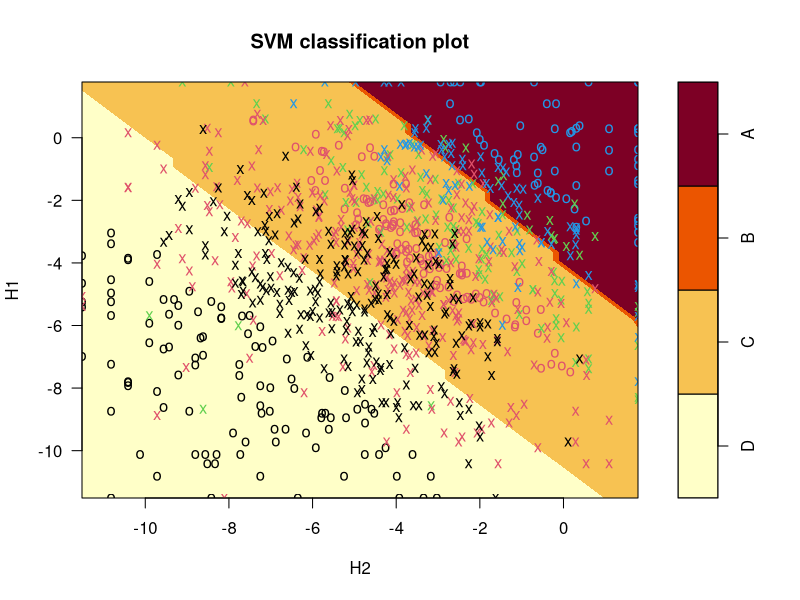
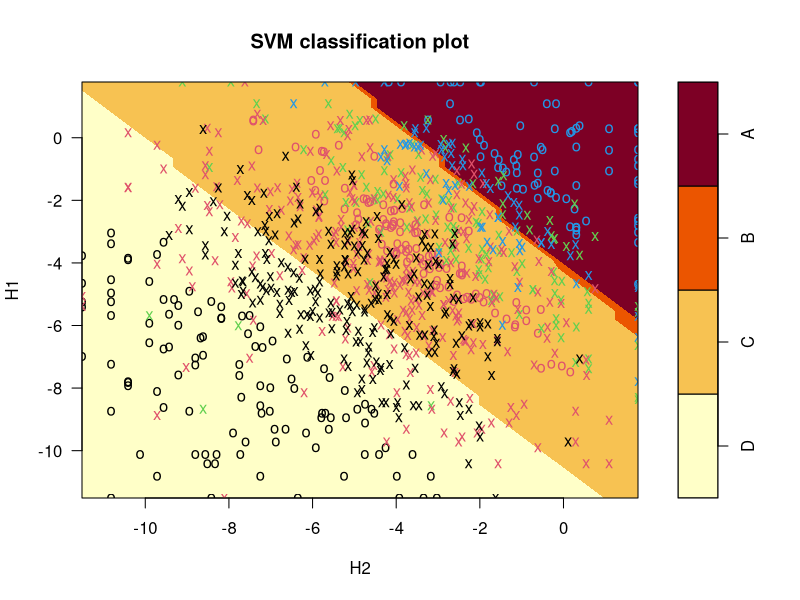
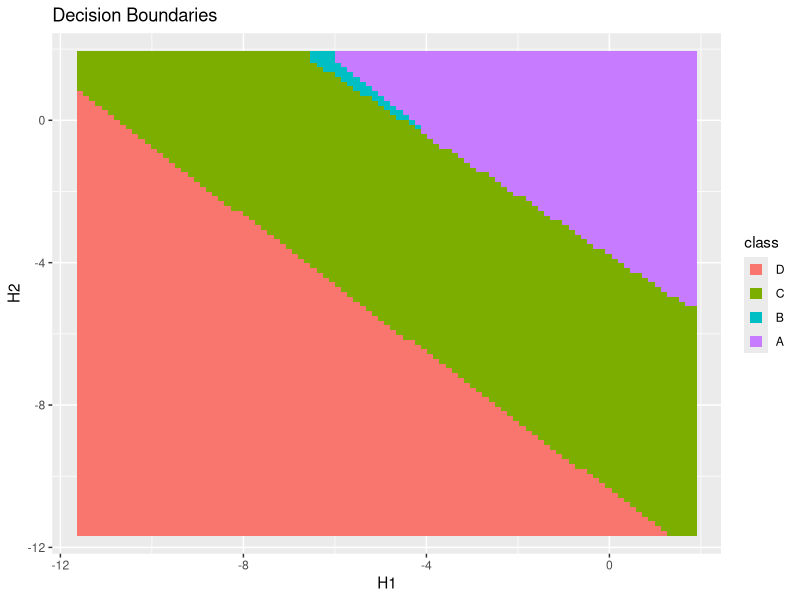
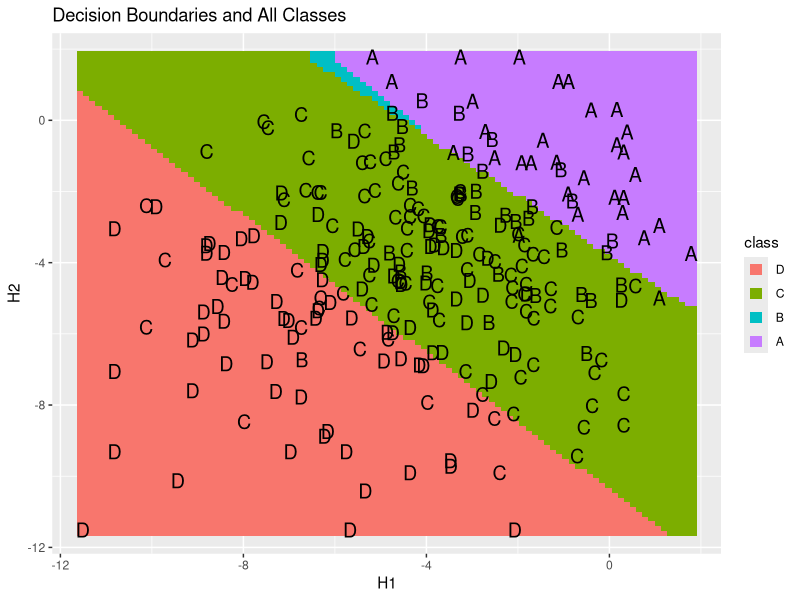
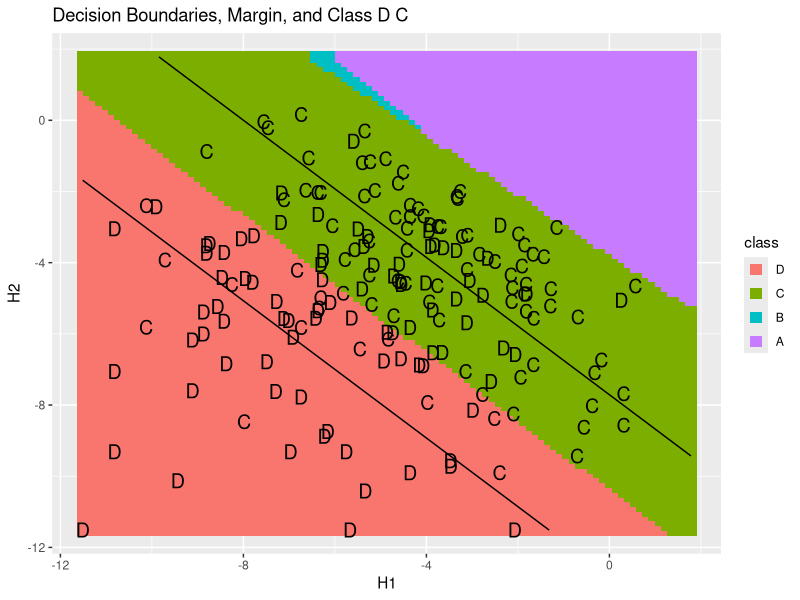
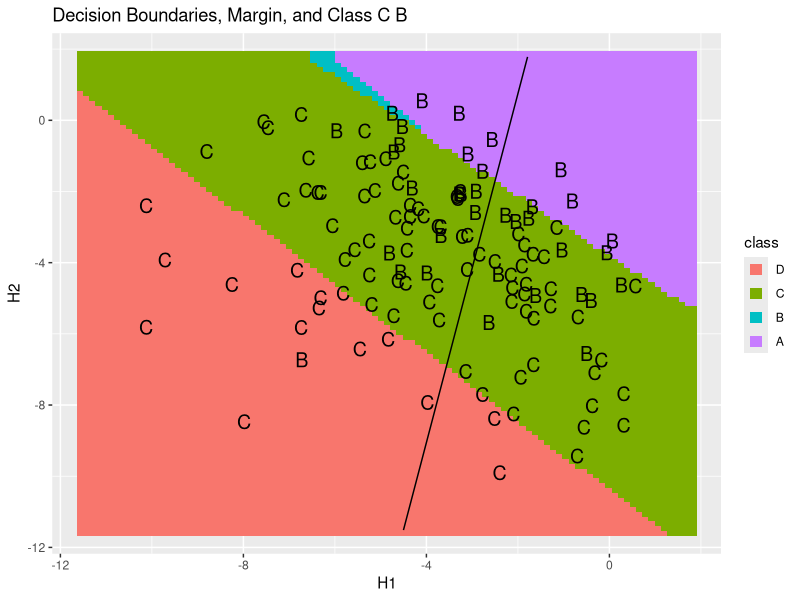
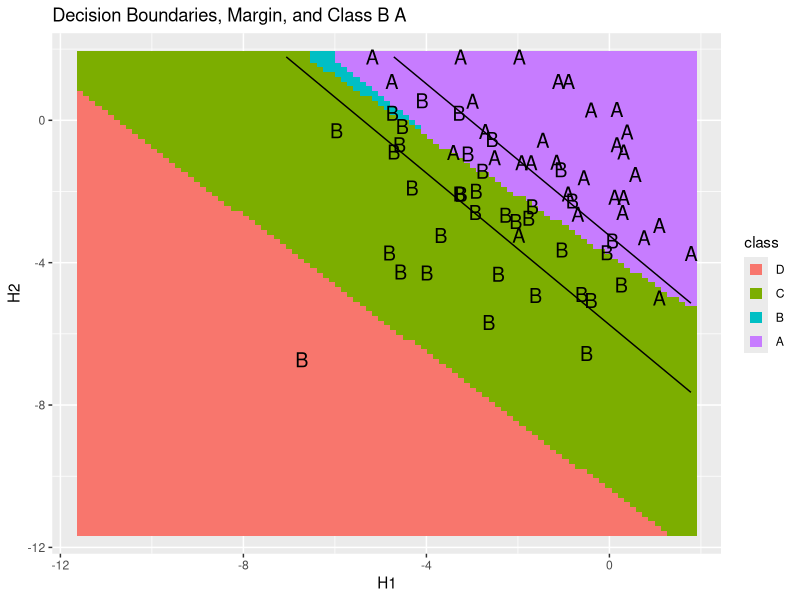
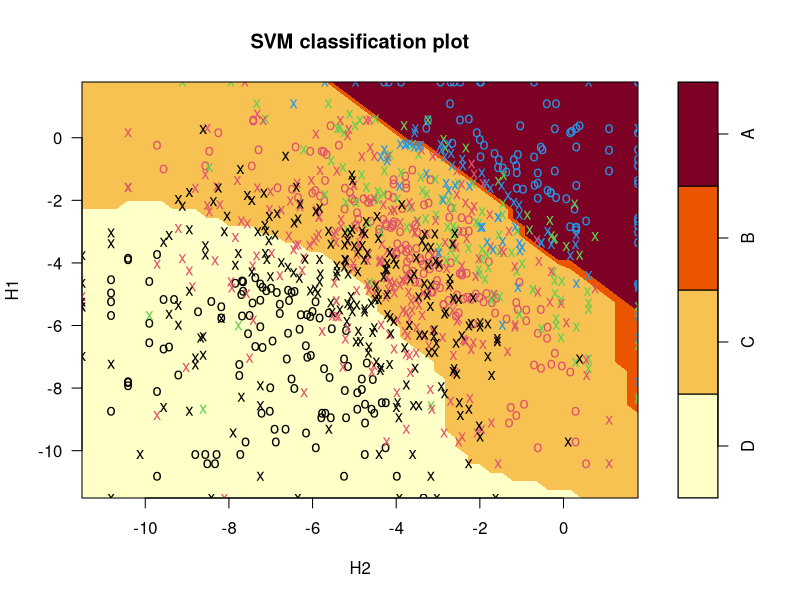

These charts were generated, in order, by the following R code:
####################################################
####SVM Approaches
####################################################
rm(list=ls())
gc()
graphics.off()
if(!require("MASS"))
  (install.packages("MASS"))
if(!require("ggplot2"))
  (install.packages("ggplot2"))
if(!require("kernlab"))
  (install.packages("kernlab"))
if(!require("e1071"))
  (install.packages("e1071"))


###Import Data
RAW_DATA<-read.csv("Raw_Data.csv")
RAW_DATA$Frequency.1*RAW_DATA$Frequency.2
permute<-rbinom(nrow(RAW_DATA),1,prob=0.5)==1
RAW_DATA[permute,]<-RAW_DATA[permute,c(1:6,8,7,10,9,11:13)]
DATA<-RAW_DATA[c("RID","Race","Frequency.1",
                 "Frequency.2","Rank.1","Rank.2",
                 "Total.Genotype.Frequency","Productivity.Group")]

DATA$Productivity.Group<-ordered(DATA$Productivity.Group,levels=c("D","C","B","A"))
colnames(DATA)<-c("RID","Race","H1","H2","Rank_H1","Rank_H2","GF","Productivity")
DATA<-DATA[complete.cases(DATA),]###remove NA's
DATA<-DATA[DATA$GF!=0 & DATA$H1!=0 & DATA$H2!=0,]
rm(RAW_DATA)

###Format Predictors to be ln-scale
DATA$GF<-log(DATA$GF)
DATA$H1<-log(DATA$H1)
DATA$H2<-log(DATA$H2)


####Split Train and Test
train_idx<-sample(1:nrow(DATA),floor(nrow(DATA)*0.8))
logical<-rep(FALSE,nrow(DATA))
logical[train_idx]<-TRUE
train_idx<-logical
test_idx<-!logical
rm(logical)
TRAIN<-DATA[train_idx,]
TEST<-DATA[test_idx,]


######Fit a simple SVM using the e1071 package
weights<-table(TRAIN$Productivity)/nrow(TRAIN)
# ###this shows the effect of loss function
# weights["A"]=0.97
# weights["B"]=0.01
# weights["C"]=0.01
# weights["D"]=0.01

####Do A linear Fit
svmfit=svm(Productivity~H1+H2,data=TRAIN,kernel="polynomial",
           cost=3,class.weights=weights,degree=1,scale=T)
plot(svmfit,TRAIN,H1~H2)

tune.out<-tune(svm,Productivity~H1+H2,data=TRAIN,kernel="polynomial",
         class.weights=weights,degree=1,scale=T,
     ranges=list(cost=c(0.001,0.01,1,5,10,100)))
summary(tune.out)

bestmod=tune.out$best.model
summary(bestmod)

plot(bestmod,TRAIN,H1~H2)



#####Get test error
class<-predict(bestmod,newdata=TEST)
concordance<-numeric(length(class))
for (i in 1:nrow(TEST)){
  concordance[i]=as.numeric(TEST$Productivity[i] %in% class[i])                                   
}
print(round(mean(concordance),3))

correct<-round(mean(concordance),3)*100


###Plot the linear fit
######Plot 2-D grid of Classification Rule
create_grid<-function(x1,x2,n=1000){
  min_x1<-min(x1)
  max_x1<-max(x1)
  x1_seq<-seq(min_x1,max_x1,length.out=floor(sqrt(n)))
  min_x2<-min(x2)
  max_x2<-max(x2)
  x2_seq<-seq(min_x2,max_x2,length.out=floor(sqrt(n)))
  grid<-expand.grid(H1=x1_seq,H2=x2_seq)
  return(grid)
}


grid<-create_grid(DATA$H1,DATA$H2,n=10000)
grid$class<-predict(bestmod,newdata = grid)



###Get Actual Latent Projections
###Geom Contour doesn't plot this well
func=predict(bestmod,newdata = grid,decision.values = T)
func=attributes(func)$decision
func<-data.frame(grid,func)


base_layer<-ggplot(data=grid,aes(x=H1,y=H2,colour=class))+
  ggtitle("Decision Boundaries")+
  geom_point(size=3.5,alpha=1,shape=15)
print(base_layer)

train_plot<-base_layer+geom_text(data=TEST,aes(x=H1,y=H2,label=Productivity),size=5,colour="black")+
  ggtitle("Decision Boundaries and All Classes")
print(train_plot)


###look at each independently
type=c("D","C")
train_plot<-base_layer+geom_text(data=TEST[TEST$Productivity %in% type,],aes(x=H1,y=H2,label=Productivity),size=5,colour="black")+
  ggtitle(paste("Decision Boundaries, Margin, and Class",paste(type,collapse = " ")))+stat_contour(data=func,aes(x=H1,y=H2,z=C.D),breaks=c(-1,1),colour="black")
print(train_plot)
type=c("C","B")
train_plot<-base_layer+geom_text(data=TEST[TEST$Productivity %in% type,],aes(x=H1,y=H2,label=Productivity),size=5,colour="black")+
  ggtitle(paste("Decision Boundaries, Margin, and Class",paste(type,collapse = " ")))+stat_contour(data=func,aes(x=H1,y=H2,z=B.C),breaks=c(-1,1),colour="black")
print(train_plot)
type=c("B","A")
train_plot<-base_layer+geom_text(data=TEST[TEST$Productivity %in% type,],aes(x=H1,y=H2,label=Productivity),size=5,colour="black")+
  ggtitle(paste("Decision Boundaries, Margin, and Class",paste(type,collapse = " ")))+stat_contour(data=func,aes(x=H1,y=H2,z=B.A),breaks=c(-1,1),colour="black")
print(train_plot)




###Do a radial fit
tune.out<-tune(svm,Productivity~H1+H2,data=TRAIN,kernel="radial",
               class.weights=weights,scale=T,
               ranges=list(cost=c(0.001,0.01,1,5,10,100)))
summary(tune.out)

bestmod=tune.out$best.model
summary(bestmod)

plot(bestmod,TRAIN,H1~H2)



#####Get test error
class<-predict(bestmod,newdata=TEST)
concordance<-numeric(length(class))
for (i in 1:nrow(TEST)){
  concordance[i]=as.numeric(TEST$Productivity[i] %in% class[i])                                   
}
print(round(mean(concordance),3))

correct<-round(mean(concordance),3)*100


######Plot 2-D grid of Classification Rule
create_grid<-function(x1,x2,n=1000){
  min_x1<-min(x1)
  max_x1<-max(x1)
  x1_seq<-seq(min_x1,max_x1,length.out=floor(sqrt(n)))
  min_x2<-min(x2)
  max_x2<-max(x2)
  x2_seq<-seq(min_x2,max_x2,length.out=floor(sqrt(n)))
  grid<-expand.grid(H1=x1_seq,H2=x2_seq)
  return(grid)
}


grid<-create_grid(DATA$H1,DATA$H2,n=10000)
grid$class<-predict(bestmod,newdata = grid)



###Get Actual Latent Projections
###Geom Contour doesn't plot this well
func=predict(bestmod,newdata = grid,decision.values = T)
func=attributes(func)$decision
func<-data.frame(grid,func)


base_layer<-ggplot(data=grid,aes(x=H1,y=H2,colour=class))+
  ggtitle("Decision Boundaries")+
  geom_point(size=3.5,alpha=1,shape=15)
print(base_layer)

train_plot<-base_layer+geom_text(data=TEST,aes(x=H1,y=H2,label=Productivity),size=5,colour="black")+
  ggtitle("Decision Boundaries and All Classes")
print(train_plot)


###look at each independently
type=c("D","C")
train_plot<-base_layer+geom_text(data=TEST[TEST$Productivity %in% type,],aes(x=H1,y=H2,label=Productivity),size=5,colour="black")+
  ggtitle(paste("Decision Boundaries, Margin, and Class",paste(type,collapse = " ")))+stat_contour(data=func,aes(x=H1,y=H2,z=C.D),breaks=c(-1,1),colour="black")
print(train_plot)
type=c("C","B")
train_plot<-base_layer+geom_text(data=TEST[TEST$Productivity %in% type,],aes(x=H1,y=H2,label=Productivity),size=5,colour="black")+
  ggtitle(paste("Decision Boundaries, Margin, and Class",paste(type,collapse = " ")))+stat_contour(data=func,aes(x=H1,y=H2,z=B.C),breaks=c(-1,1),colour="black")
print(train_plot)
type=c("B","A")
train_plot<-base_layer+geom_text(data=TEST[TEST$Productivity %in% type,],aes(x=H1,y=H2,label=Productivity),size=5,colour="black")+
  ggtitle(paste("Decision Boundaries, Margin, and Class",paste(type,collapse = " ")))+stat_contour(data=func,aes(x=H1,y=H2,z=B.A),breaks=c(-1,1),colour="black")
print(train_plot)
